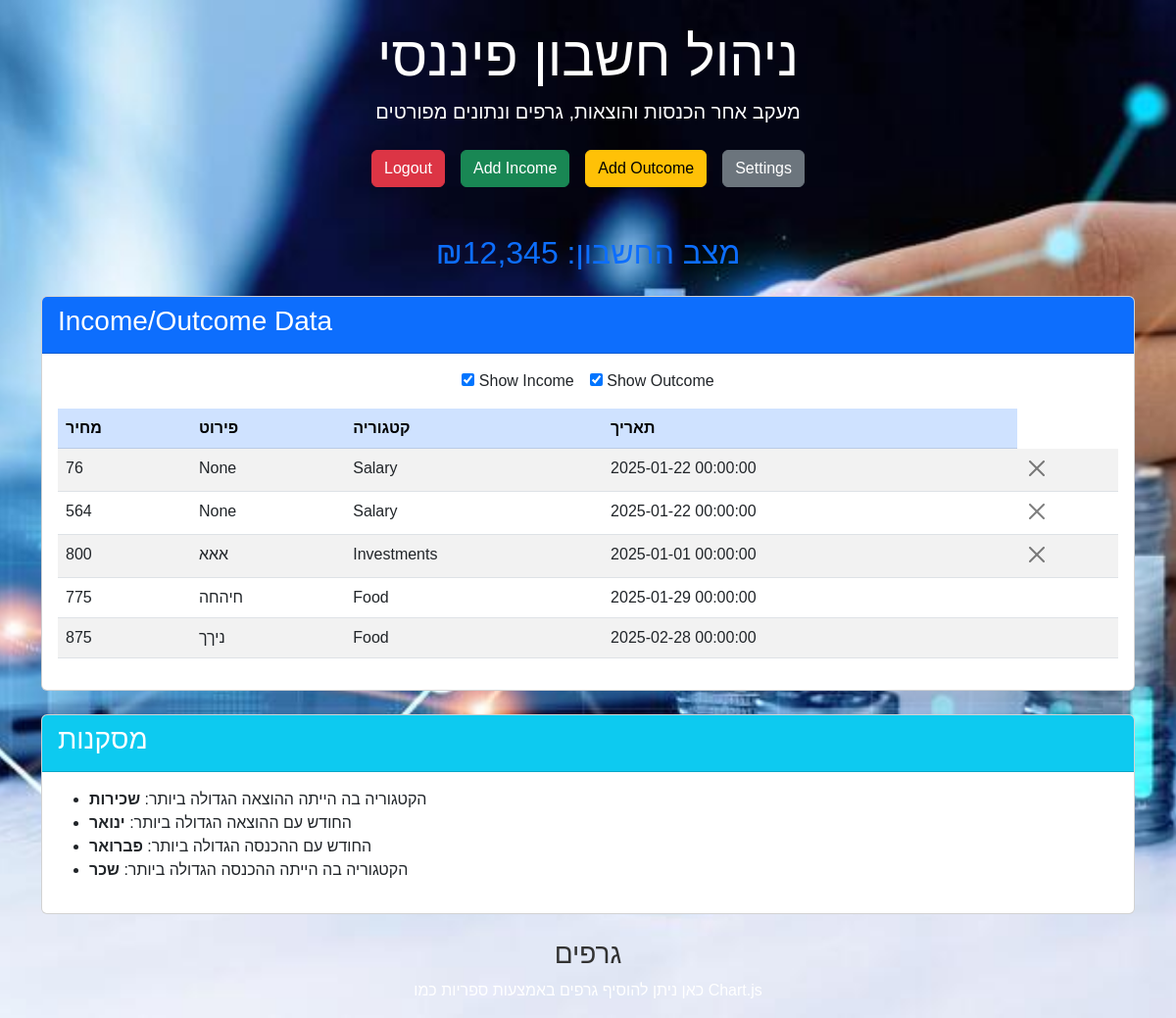
/user_data (signed in), run on an earlier commit of the app's database.
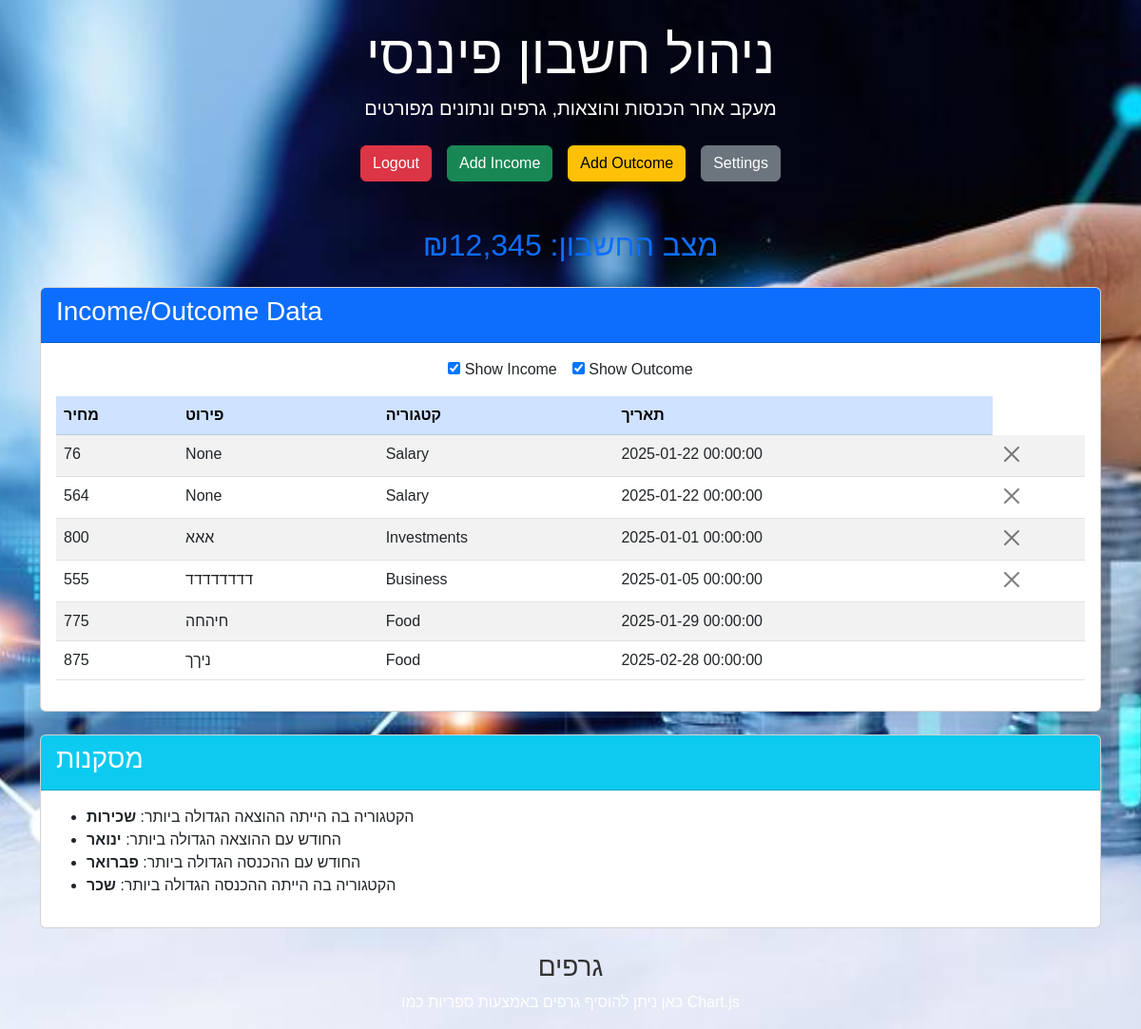
And on a later commit of the database.
### app/models.py (models this page shows)
class Income(db.Model):
    id = db.Column(db.Integer, primary_key=True)
    amount = db.Column(db.Integer)
    details = db.Column(db.String(250))
    category = db.Column(db.String(20))
    date = db.Column(db.DateTime(timezone=True), default=func.now())
    user_id = db.Column(db.Integer, db.ForeignKey('user.id'))

class Outcome(db.Model):
    id = db.Column(db.Integer, primary_key=True)
    amount = db.Column(db.Integer)
    details = db.Column(db.String(250))
    category = db.Column(db.String(20))
    date = db.Column(db.DateTime(timezone=True), default=func.now())
    user_id = db.Column(db.Integer, db.ForeignKey('user.id'))

### app/routes.py (the view)
@routes.route('/user_data', methods=['GET', 'POST'])
def user_data():
    if request.method == 'POST':
        if 'income_amount' in request.form:
            return data_user_page_income()
        elif 'outcome_amount' in request.form:
            return data_user_page_outcome()
    return render_template('user_data.html', user=current_user)

### app/__init__.py (called while the page is built)
def create_app():
    app = Flask(__name__)
    app.config['SECRET_KEY'] = 'hjshjhdjah kjshkjdhjs'
    app.config['SQLALCHEMY_DATABASE_URI'] = f'sqlite:///{DB_NAME}'
    db.init_app(app)
    from .utils import utils
    from .routes import routes
    app.register_blueprint(utils, url_prefix='/utils')
    app.register_blueprint(routes, url_prefix='/')
    from .models import User, Income, Outcome
    with app.app_context():
        db.create_all()
    login_manager = LoginManager()
    login_manager.login_view = 'routes.login'
    login_manager.init_app(app)
    @login_manager.user_loader
    def load_user(id):
        return User.query.get(int(id))
    return app

### app/templates/user_data.html (shortened to what this page needs)
{% extends "base.html" %}
{% block content %}
<div class="container mt-4">
    <div class="text-center mb-4">
        <h1 class="display-4">ניהול חשבון פיננסי</h1>
        <p class="lead">מעקב אחר הכנסות והוצאות, גרפים ונתונים מפורטים</p>
    </div>
    <div class="d-flex justify-content-center gap-3 mb-5">
        <a class="btn btn-danger" id="logout" href="/logout">Logout</a>
        <button id="Add_income" class="btn btn-success">Add Income</button>
        <button id="Add_outcome" class="btn btn-warning">Add Outcome</button>
        <button id="Settings" class="btn btn-secondary">Settings</button>
    </div>
    <div class="text-center mb-4">
        <h2 class="text-primary">מצב החשבון: <span id="account_balance">₪12,345</span></h2>
    </div>
    <div class="card mb-4">
        <div class="card-header bg-primary text-white">
            <h3>Income/Outcome Data</h3>
        </div>
        <div class="card-body">
            <div class="d-flex justify-content-center gap-3 mb-3">
                <div>
                    <input type="checkbox" id="Income_input" checked>
                    <label for="Income_input">Show Income</label>
                </div>
                <div>
                    <input type="checkbox" id="Outcome_input" checked>
                    <label for="Outcome_input">Show Outcome</label>
                </div>
            </div>
            <table class="table table-striped table-hover">
                <thead class="table-primary">
                    <tr>
                        <th>מחיר</th>
                        <th>פירוט</th>
                        <th>קטגוריה</th>
                        <th>תאריך</th>
                    </tr>
                </thead>
                <tbody>
                    {% for income in user.incomes %}
                    <tr>
                        <td>{{ income.amount }}</td>
                        <td>{{ income.details }}</td>
                        <td>{{ income.category }}</td>
                        <td>{{ income.date }}</td>
                        <td>
                            <button type="button" class="close btn-close" data-id="{{ income.id }}"></button>
                          </td>
                    </tr>
                    {% endfor %}
                    {% for outcome in user.outcomes %}
                    <tr>
                        <td>{{ outcome.amount }}</td>
                        <td>{{ outcome.details }}</td>
                        <td>{{ outcome.category }}</td>
                        <td>{{ outcome.date }}</td>
                        <td>
                        </td>
                    </tr>
                    {% endfor %}
                </tbody>
            </table>
        </div>
    </div>
    <div class="card mb-4">
        <div class="card-header bg-info text-white">
            <h3>מסקנות</h3>
        </div>
        <div class="card-body">
            <ul>
                <li>הקטגוריה בה הייתה ההוצאה הגדולה ביותר: <strong>שכירות</strong></li>
                <li>החודש עם ההוצאה הגדולה ביותר: <strong>ינואר</strong></li>
                <li>החודש עם ההכנסה הגדולה ביותר: <strong>פברואר</strong></li>
                <li>הקטגוריה בה הייתה ההכנסה הגדולה ביותר: <strong>שכר</strong></li>
            </ul>
        </div>
    </div>
    <div class="text-center">
        <h3>גרפים</h3>
        <p>כאן ניתן להוסיף גרפים באמצעות ספריות כמו Chart.js</p>
    </div>
</div>
{% endblock %}

### app/templates/base.html (shortened to what this page needs)
<!DOCTYPE html>
<html lang="en">
<head>
    <link href="https://cdn.jsdelivr.net/npm/bootstrap@5.3.0/dist/css/bootstrap.min.css" rel="stylesheet">
    <link rel="stylesheet" href="{{ url_for('static', filename='css/style.css') }}">
</head>
<body>
    <main>
        {% block content %}{% endblock %}
    </main>
</body>
</html>

### app/static/css/style.css (style rules this page uses)
body { background-image: url('/static/img/finance.jpg'); background-size: cover; background-position: center; background-attachment: fixed; font-family: Arial, sans-serif; color: #333; }
h1, h2, p { color: #fff; }

What changed in the data, as far as the page shows it:
added Income: amount "555", details "דדדדדדדד", category "Business", date "2025-01-05 00:00:00"
